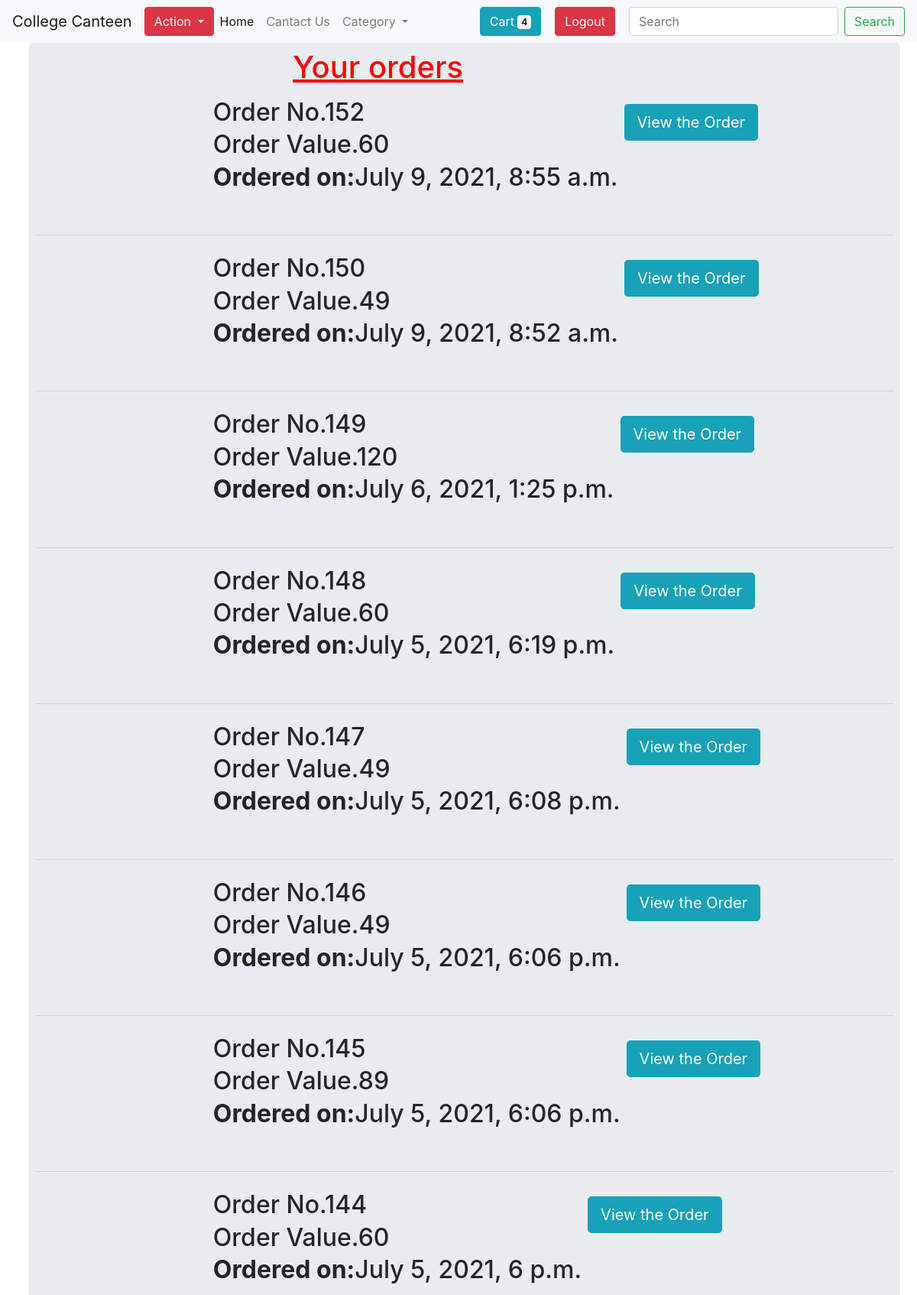
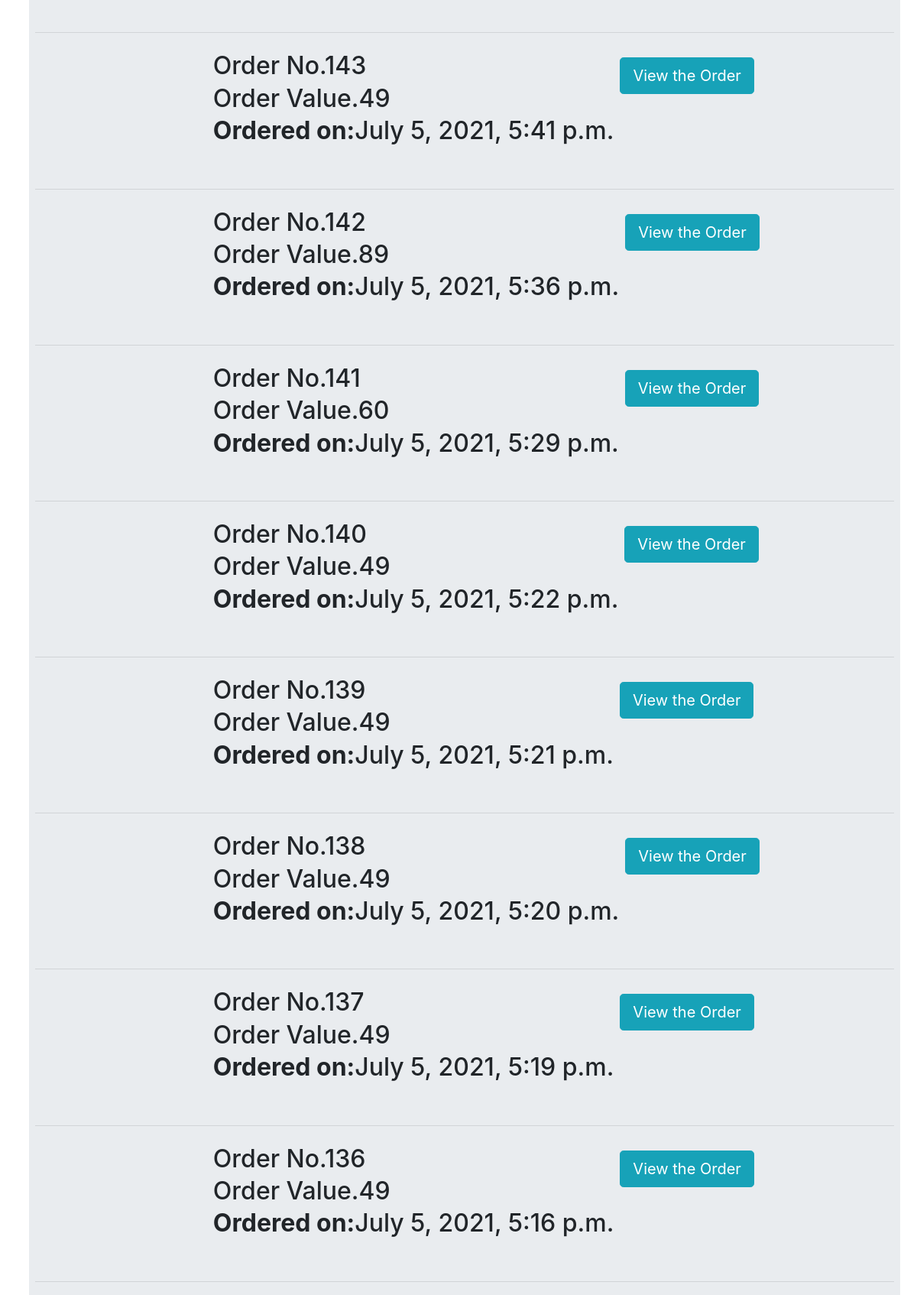
Screenshot of /orders/ (signed in, upper part) with the database file from the repository (2 pictures, top to bottom).
### testapp/models.py (models this page shows)
class orders(models.Model):
    order=models.TextField()
    user_id=models.ForeignKey(User,on_delete=models.CASCADE)
    order_date=models.DateTimeField(auto_now_add=True)
    order_value=models.IntegerField()
    order_accepted=models.CharField(max_length=1,default='n')
    order_delivered=models.CharField(max_length=1,default='n')

### testapp/views.py (the view)
# urls.py: path("orders/",views.view_orders),
def view_orders(r):
    if(r.method=="POST"):
        status=user_log_in(r)
        if status==True:
            return redirect("http://127.0.0.1:8000/orders/")
        else:
            return render(r,"view_order.html",{"user_logged_in":False,"special_script":True,"first_login":0,"invalid_user_flag":True})
    if(r.user.id is not None):
        o=orders.objects.filter(user_id=r.user).order_by("-id")
        cart_value=cart.objects.filter(user_id=r.user.id).aggregate(Sum("food_quantity")).get("food_quantity__sum")
        cart_value=0 if cart_value is None else cart_value
        user_logged_in=True
        return render(r,"view_order.html",{"user_logged_in":user_logged_in,"cart_value":cart_value,"ordered":o,"special_script":False})
    else:
        return render(r,"view_order.html",{"user_logged_in":False,"special_script":True,"first_login":1})

### templates/view_order.html (shortened to what this page needs)
{% extends "home.html"%}
{% block main_content %}
{% load static %}
<div class="d-flex flex-row">
<div class="p-2">
</div>
<div class="container jumbotron p-2">
  {% if special_script%}
<input type="hidden" name="" id="first_login" value="{{first_login}}">
  {% else %}
<h1 style="color:red;margin-left:30%;"><u>Your orders</u></h1>
{% if ordered %}
<ol class="list-unstyled">
{% for x in ordered %}
<div style="margin-left:20%;" class="d-flex flex-row">
<div class="p-2">
<li class="media">
  <div class="media-body">
    <h2 class="mt-0 mb-1" font-style="serif">Order No.{{x.id}}</h2>
    <h2 class="mt-0 mb-1" font-style="serif">Order Value.{{x.order_value}}</h2>
    <h2><strong>Ordered on:</strong>{{x.order_date}}</h2>  </div><div class="p-2">
    <a href="http://college-ka-canteen.herokuapp.com/view_specific_order/{{x.id}}/" class="btn btn-lg btn-info">View the Order</a></div>
</li>
</div>
  </div>
<br>
<hr>
{% endfor %}
</ol>
{% else %}
<h1>No orders found</h1>
{% endif %}
{% endif %}
</div>
</div>
{% endblock %}

### rows the page displays
orders: id "152", order_value "60", order_date "July 9, 2021, 8:55 a.m."
orders: id "150", order_value "49", order_date "July 9, 2021, 8:52 a.m."
orders: id "149", order_value "120", order_date "July 6, 2021, 1:25 p.m."
orders: id "148", order_value "60", order_date "July 5, 2021, 6:19 p.m."
orders: id "147", order_value "49", order_date "July 5, 2021, 6:08 p.m."
orders: id "146", order_value "49", order_date "July 5, 2021, 6:06 p.m."
orders: id "145", order_value "89", order_date "July 5, 2021, 6:06 p.m."
orders: id "144", order_value "60", order_date "July 5, 2021, 6 p.m."
orders: id "143", order_value "49", order_date "July 5, 2021, 5:41 p.m."
orders: id "142", order_value "89", order_date "July 5, 2021, 5:36 p.m."
orders: id "141", order_value "60", order_date "July 5, 2021, 5:29 p.m."
orders: id "140", order_value "49", order_date "July 5, 2021, 5:22 p.m."
orders: id "139", order_value "49", order_date "July 5, 2021, 5:21 p.m."
orders: id "138", order_value "49", order_date "July 5, 2021, 5:20 p.m."
orders: id "137", order_value "49", order_date "July 5, 2021, 5:19 p.m."
orders: id "136", order_value "49", order_date "July 5, 2021, 5:16 p.m."

### other values shown
{{ cart_value }} "4"
